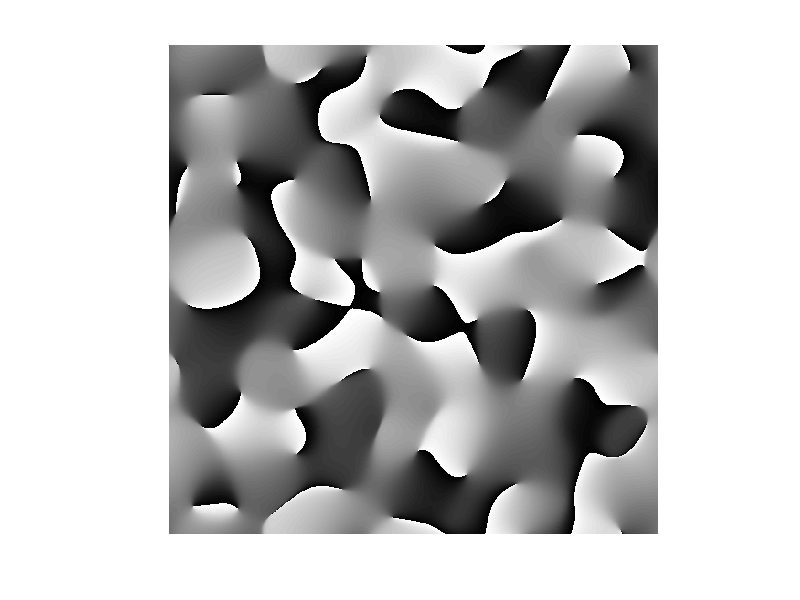
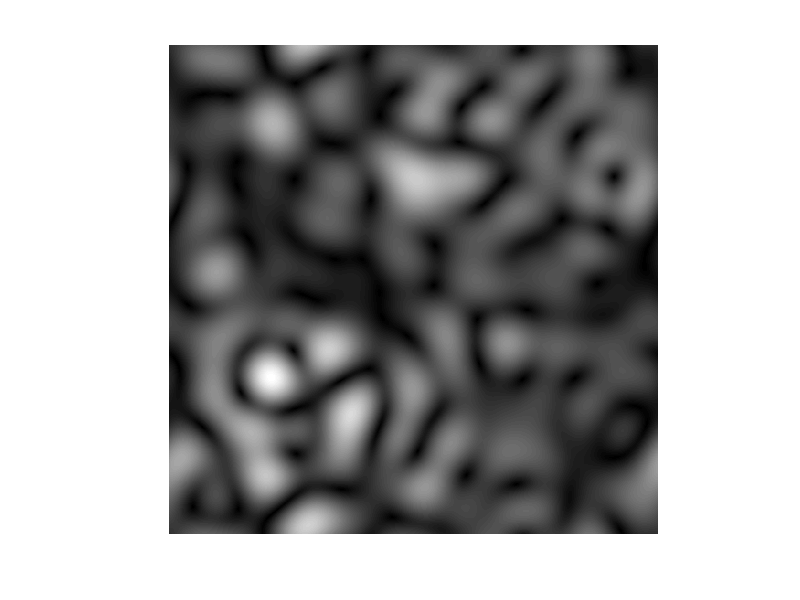
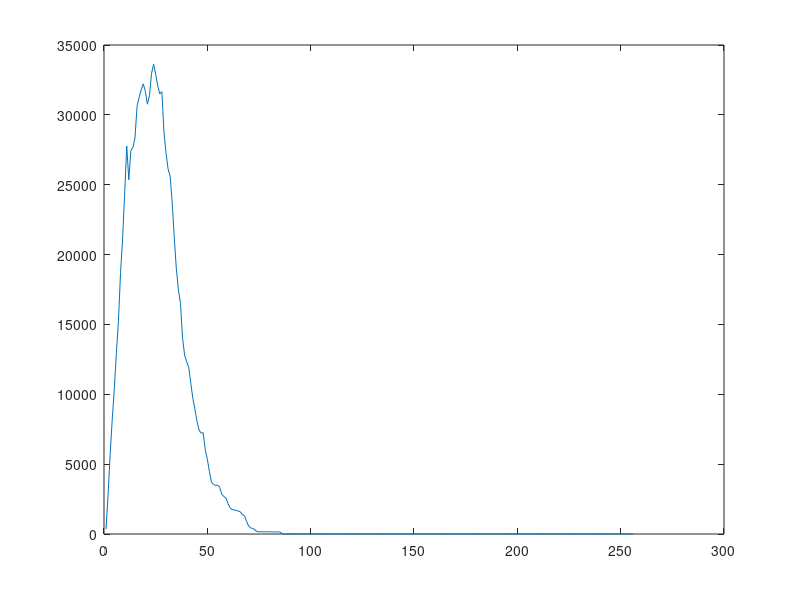

Write MATLAB code to recreate these figures, in order.
% This script is a combination of Simulation_7_2.m and Speckles_Sim_2

%Speckle_Sim_2 Speckle simulation with spherical waves

clc; clear all; close all;


%% GLOBAL: parameters 

lambda = 0.00053;   %mm
ff = 100;           %mm

sourceDensity = 0.1;  %fraction of pixels that act as sources

surfaceVariance = 0.00003; %mm
zPlanes = -10;      %mm
radiusPlane_l = 1;  %mm
radiusPlane_r = 1;  %mm

apertureSize = 0.1;   %mm
Dp_slm = 0.008;     %mm
zSLM = 0;          %mm

%% SPECKLES: parameters

res = 1024;
dx = lambda*ff/(Dp_slm*res);       %pixel size (theses are chosen so that the sampling of the SLM and the fft overlap)
du_4f = 1/(res*dx);    %pixel size in fourier domain in 1/mm for propagation of the right plane



%% SPECKLES: Wavefield Calculation
NN = 100; %Number of Waves

waveOriginX = ((rand(NN,1)*(res+1)-0.5)-res/2)*dx;
waveOriginY = ((rand(NN,1)*(res+1)-0.5)-res/2)*dx;

dz = randn(NN,1)*surfaceVariance;

[screenX, screenY] = meshgrid(dx*(-res/2+1:res/2), dx*(-res/2+1:res/2));

waveField = zeros(res);
for ii = 1:NN
    waveField = waveField + exp(1i*2*pi/lambda*sqrt((zPlanes+dz(ii)).^2+(screenX+waveOriginX(ii)).^2 + (screenY+waveOriginY(ii)).^2));
    ii
end

imgPlaneWavefield = waveField;

%% =======================================================================================================
%% SPICE: parameters

res = length(imgPlaneWavefield);

du_4f = lambda * ff / (dx * res);

%% initialization
fourierAperture = zeros(res);

waveField = imgPlaneWavefield;

%% SPICE: first lens
%DFT_il = ifftshift(fft2(double(imread('einstein.bmp'))));
FwaveField = fft2(double(waveField));

%% SPICE: aperture
fourierAperture(ceil(res/2),ceil(res/2)) = 1;
fourierAperture = (bwdist(fourierAperture) <= apertureSize/2/du_4f);       %aperture in fourier domain

FapertureWaveField = FwaveField .* fftshift(fourierAperture);

%% SPICE: SLM propagatiom

[uu,vv] = meshgrid(-res/2+1:res/2, -res/2+1:res/2);
uu = du_4f*uu;
vv = du_4f*vv;
transferFunction = ((exp(-1i * 2*pi/lambda * zSLM * sqrt( 1 -  (uu.^2 + vv.^2) / ff^2))));
if du_4f == Dp_slm
    U_r = fftshift(transferFunction).*FapertureWaveField;
else
    display('Error: du_4f must be equal to Dp_slm')
    return
end    
u_z = ifft2(U_r);


figure, imshow(angle(u_z),[])
figure, imshow(abs(u_z),[])
histogram = imhist(abs(u_z));
figure, plot(histogram)
